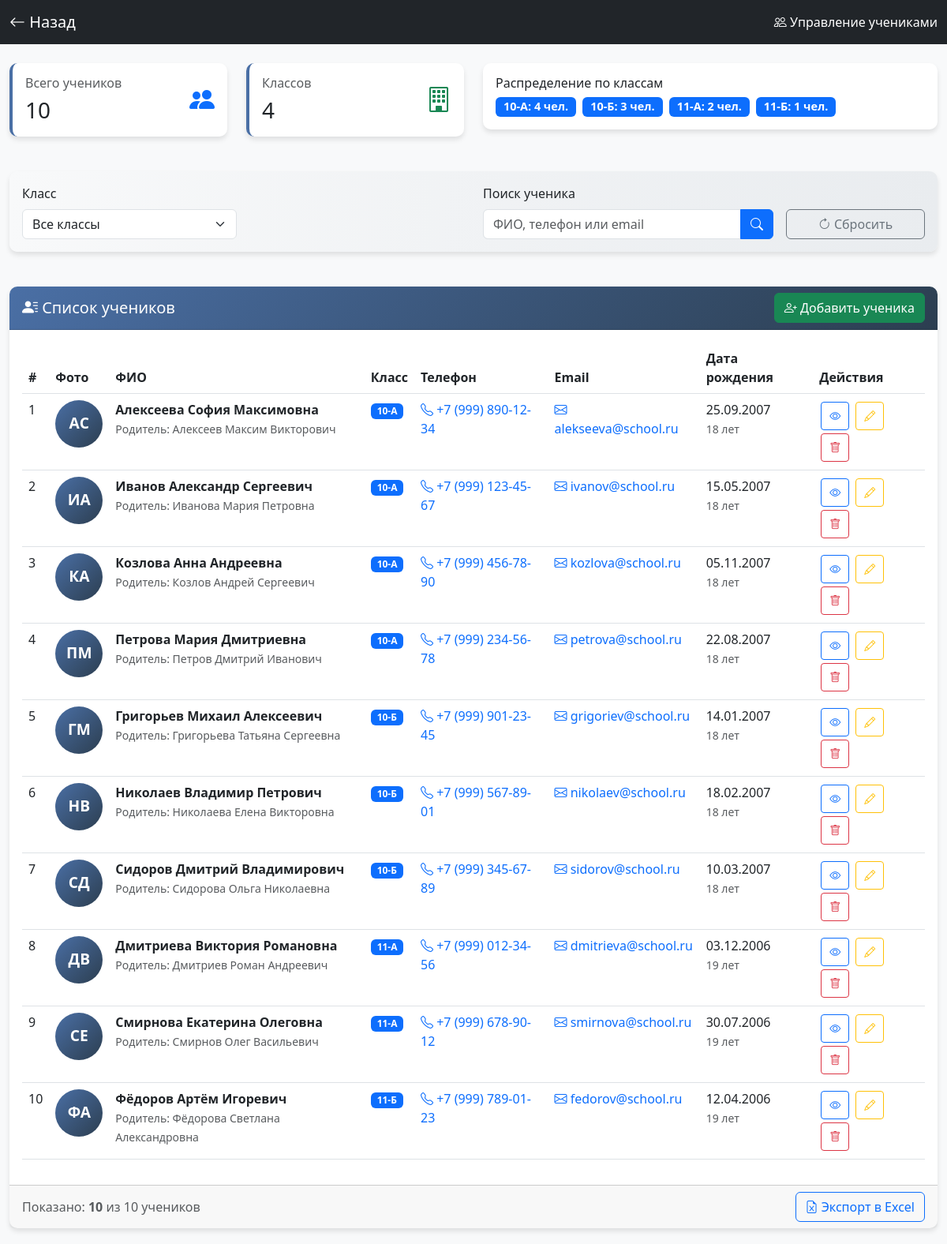
The app's page /students.php (signed in) with its own data.
### tables this page shows
CREATE TABLE `students` (
  `id` int(11) NOT NULL,
  `full_name` varchar(100) NOT NULL,
  `class` varchar(20) NOT NULL,
  `birth_date` date DEFAULT NULL,
  `phone` varchar(20) DEFAULT NULL,
  `email` varchar(100) DEFAULT NULL,
  `parent_name` varchar(100) DEFAULT NULL,
  `parent_phone` varchar(20) DEFAULT NULL,
  `address` text,
  `created_at` timestamp NOT NULL DEFAULT CURRENT_TIMESTAMP,
  `updated_at` datetime DEFAULT NULL
);

### students.php (the view, shortened to what this page needs)
<?php
$pdo = Database::getConnection();
$search = $_GET['search'] ?? '';
$sql = "SELECT * FROM students WHERE 1=1";
$params = [];
$sql .= " ORDER BY class, full_name";
try {
    $stmt = $pdo->prepare($sql);
    $stmt->execute($params);
    $students = $stmt->fetchAll(PDO::FETCH_ASSOC);
} catch (Exception $e) {
    $students = [];
}
$total_students = count($students);
$class_stats = [];
foreach ($students as $student) {
    $class = $student['class'];
    if (!isset($class_stats[$class])) {
        $class_stats[$class] = 0;
    }
    $class_stats[$class]++;
}
?>
<!DOCTYPE html>
<html lang="ru">
<head>
    <link href="https://cdn.jsdelivr.net/npm/bootstrap@5.3.0/dist/css/bootstrap.min.css" rel="stylesheet">
    <link rel="stylesheet" href="https://cdn.jsdelivr.net/npm/bootstrap-icons@1.11.0/font/bootstrap-icons.css">
    <link rel="stylesheet" href="https://cdn.datatables.net/1.13.6/css/dataTables.bootstrap5.min.css">
</head>
<body>
    <nav class="navbar navbar-dark bg-dark">
        <div class="container-fluid">
            <a class="navbar-brand" href="dashboard.php">
                <i class="bi bi-arrow-left"></i> Назад
            </a>
            <span class="navbar-text text-white">
                <i class="bi bi-people"></i> Управление учениками
            </span>
        </div>
    </nav>
    <div class="container-fluid mt-4">
        <div class="row mb-4">
            <div class="col-md-3">
                <div class="card stat-card">
                    <div class="card-body">
                        <div class="d-flex justify-content-between">
                            <div>
                                <h6 class="text-muted">Всего учеников</h6>
                                <h3 class="mb-0"><?php echo $total_students; ?></h3>
                            </div>
                            <div class="align-self-center">
                                <i class="bi bi-people-fill text-primary" style="font-size: 2rem;"></i>
                            </div>
                        </div>
                    </div>
                </div>
            </div>
            <div class="col-md-3">
                <div class="card stat-card">
                    <div class="card-body">
                        <div class="d-flex justify-content-between">
                            <div>
                                <h6 class="text-muted">Классов</h6>
                                <h3 class="mb-0"><?php echo count($class_stats); ?></h3>
                            </div>
                            <div class="align-self-center">
                                <i class="bi bi-building text-success" style="font-size: 2rem;"></i>
                            </div>
                        </div>
                    </div>
                </div>
            </div>
            <div class="col-md-6">
                <div class="card">
                    <div class="card-body">
                        <h6 class="card-title">Распределение по классам</h6>
                        <div class="d-flex flex-wrap gap-2">
                            <?php foreach ($class_stats as $class => $count): ?>
                                <span class="badge bg-primary badge-class">
                                    <?php echo $class; ?>: <?php echo $count; ?> чел.
                                </span>
                            <?php endforeach; ?>
                        </div>
                    </div>
                </div>
            </div>
        </div>
        <div class="row mb-4">
            <div class="col-12">
                <div class="card filter-card">
                    <div class="card-body">
                        <div class="row">
                            <div class="col-md-6">
                                <form method="GET" class="row g-3">
                                    <div class="col-md-6">
                                        <label class="form-label">Класс</label>
                                        <select name="class" class="form-select" onchange="this.form.submit()">
                                            <option value="">Все классы</option>
                                        </select>
                                    </div>
                                </form>
                            </div>
                            <div class="col-md-6">
                                <form method="GET" class="row g-3">
                                    <div class="col-md-8">
                                        <label class="form-label">Поиск ученика</label>
                                        <div class="input-group">
                                            <input type="text" name="search" class="form-control"
                                                   placeholder="ФИО, телефон или email" value="<?php echo htmlspecialchars($search); ?>">
                                            <button class="btn btn-primary" type="submit">
                                                <i class="bi bi-search"></i>
                                            </button>
                                        </div>
                                    </div>
                                    <div class="col-md-4 d-flex align-items-end">
                                        <a href="students.php" class="btn btn-outline-secondary w-100">
                                            <i class="bi bi-arrow-clockwise"></i> Сбросить
                                        </a>
                                    </div>
                                </form>
                            </div>
                        </div>
                    </div>
                </div>
            </div>
        </div>
        <div class="row">
            <div class="col-12">
                <div class="card">
                    <div class="card-header d-flex justify-content-between align-items-center">
                        <h5 class="mb-0">
                            <i class="bi bi-person-lines-fill"></i> Список учеников
                        </h5>
                        <button class="btn btn-success" data-bs-toggle="modal" data-bs-target="#addStudentModal">
                            <i class="bi bi-person-plus"></i> Добавить ученика
                        </button>
                    </div>
                    <div class="card-body">
                        <?php if (empty($students)): ?>
                            <div class="text-center py-5">
                                <i class="bi bi-people" style="font-size: 4rem; color: #dee2e6;"></i>
                                <h5 class="mt-3">Ученики не найдены</h5>
                                <p class="text-muted">Добавьте первого ученика или измените параметры поиска</p>
                            </div>
                        <?php else: ?>
                            <div class="table-responsive">
                                <table class="table table-hover">
                                    <thead>
                                        <tr>
                                            <th>#</th>
                                            <th>Фото</th>
                                            <th>ФИО</th>
                                            <th>Класс</th>
                                            <th>Телефон</th>
                                            <th>Email</th>
                                            <th>Дата рождения</th>
                                            <th>Действия</th>
                                        </tr>
                                    </thead>
                                    <tbody>
                                        <?php foreach ($students as $index => $student):
                                            $initials = '';
                                            $name_parts = explode(' ', $student['full_name']);
                                            if (count($name_parts) >= 2) {
                                                $initials = mb_substr($name_parts[0], 0, 1) . mb_substr($name_parts[1], 0, 1);
                                            } else {
                                                $initials = mb_substr($student['full_name'], 0, 2);
                                            }
                                            $initials = mb_strtoupper($initials);
                                        ?>
                                        <tr>
                                            <td><?php echo $index + 1; ?></td>
                                            <td>
                                                <div class="avatar-placeholder">
                                                    <?php echo $initials; ?>
                                                </div>
                                            </td>
                                            <td>
                                                <strong><?php echo htmlspecialchars($student['full_name']); ?></strong>
                                                <?php if ($student['parent_name']): ?>
                                                    <br>
                                                    <small class="text-muted">
                                                        Родитель: <?php echo htmlspecialchars($student['parent_name']); ?>
                                                    </small>
                                                <?php endif; ?>
                                            </td>
                                            <td>
                                                <span class="badge bg-primary"><?php echo $student['class']; ?></span>
                                            </td>
                                            <td>
                                                <?php if ($student['phone']): ?>
                                                    <a href="tel:<?php echo $student['phone']; ?>" class="text-decoration-none">
                                                        <i class="bi bi-telephone"></i> <?php echo $student['phone']; ?>
                                                    </a>
                                                <?php else: ?>
                                                    <span class="text-muted">—</span>
                                                <?php endif; ?>
                                            </td>
                                            <td>
                                                <?php if ($student['email']): ?>
                                                    <a href="mailto:<?php echo $student['email']; ?>" class="text-decoration-none">
                                                        <i class="bi bi-envelope"></i> <?php echo $student['email']; ?>
                                                    </a>
                                                <?php else: ?>
                                                    <span class="text-muted">—</span>
                                                <?php endif; ?>
                                            </td>
                                            <td>
                                                <?php if ($student['birth_date']): ?>
                                                    <?php echo date('d.m.Y', strtotime($student['birth_date'])); ?>
                                                    <br>
                                                    <small class="text-muted">
                                                        <?php
                                                            $birth_date = new DateTime($student['birth_date']);
                                                            $today = new DateTime();
                                                            $age = $today->diff($birth_date)->y;
                                                            echo $age . ' лет';
                                                        ?>
                                                    </small>
                                                <?php else: ?>
                                                    <span class="text-muted">—</span>
                                                <?php endif; ?>
                                            </td>
                                            <td>
                                                <div class="action-buttons">
                                                    <button class="btn btn-sm btn-outline-primary"
                                                            data-bs-toggle="modal"
                                                            data-bs-target="#viewStudentModal"
                                                            onclick="viewStudent(<?php echo htmlspecialchars(json_encode($student)); ?>)">
                                                        <i class="bi bi-eye"></i>
                                                    </button>
                                                    <button class="btn btn-sm btn-outline-warning"
                                                            data-bs-toggle="modal"
                                                            data-bs-target="#editStudentModal"
                                                            onclick="editStudent(<?php echo htmlspecialchars(json_encode($student)); ?>)">
                                                        <i class="bi bi-pencil"></i>
                                                    </button>
                                                    <a href="students.php?delete=<?php echo $student['id']; ?>"
                                                       class="btn btn-sm btn-outline-danger"
                                                       onclick="return confirm('Удалить ученика <?php echo addslashes($student['full_name']); ?>?')">
                                                        <i class="bi bi-trash"></i>
                                                    </a>
                                                </div>
                                            </td>
                                        </tr>
                                        <?php endforeach; ?>
                                    </tbody>
                                </table>
                            </div>
                        <?php endif; ?>
                    </div>
                    <div class="card-footer">
                        <div class="d-flex justify-content-between align-items-center">
                            <div>
                                <span class="text-muted">
                                    Показано: <strong><?php echo count($students); ?></strong> из <?php echo $total_students; ?> учеников
                                </span>
                            </div>
                            <div>
                                <button class="btn btn-outline-primary" onclick="exportToExcel()">
                                    <i class="bi bi-file-earmark-excel"></i> Экспорт в Excel
                                </button>
                            </div>
                        </div>
                    </div>
                </div>
            </div>
        </div>
    </div>
</body>
</html>

### students.php (style rules this page uses)
body { font-family: 'Segoe UI', Tahoma, Geneva, Verdana, sans-serif; background-color: #f8f9fa; }
.card { border: none; border-radius: 10px; box-shadow: 0 4px 6px rgba(0,0,0,0.1); margin-bottom: 20px; }
.card-header { background: linear-gradient(135deg, #4a6fa5, #2c3e50); color: white; border-radius: 10px 10px 0 0 !important; }
.badge-class { font-size: 0.9em; padding: 5px 10px; }
.action-buttons .btn { width: 36px; height: 36px; padding: 0; display: inline-flex; align-items: center; justify-content: center; margin: 2px; }
.stat-card { border-left: 4px solid #4a6fa5; transition: transform 0.2s; }
.filter-card { background: linear-gradient(to right, #f8f9fa, #e9ecef); }
.avatar-placeholder { width: 60px; height: 60px; border-radius: 50%; background: linear-gradient(135deg, #4a6fa5, #2c3e50); color: white; display: flex; align-items: center; justify-content: center; font-weight: bold; font-size: 1.2em; }

### records on screen
students: class "11-Б", count "1", full_name "ФА", full_name "Фёдоров Артём Игоревич", parent_name "Фёдорова Светлана Александровна", phone "+7 (999) 789-01-23", email "fedorov@school.ru", birth_date "12.04.2006", birth_date "19"
students: full_name "АС", full_name "Алексеева София Максимовна", parent_name "Алексеев Максим Викторович", class "10-А", phone "+7 (999) 890-12-34", email "alekseeva@school.ru", birth_date "25.09.2007", birth_date "18"
students: full_name "ИА", full_name "Иванов Александр Сергеевич", parent_name "Иванова Мария Петровна", class "10-А", phone "+7 (999) 123-45-67", email "ivanov@school.ru", birth_date "15.05.2007", birth_date "18"
students: full_name "КА", full_name "Козлова Анна Андреевна", parent_name "Козлов Андрей Сергеевич", class "10-А", phone "+7 (999) 456-78-90", email "kozlova@school.ru", birth_date "05.11.2007", birth_date "18"
students: full_name "ПМ", full_name "Петрова Мария Дмитриевна", parent_name "Петров Дмитрий Иванович", class "10-А", phone "+7 (999) 234-56-78", email "petrova@school.ru", birth_date "22.08.2007", birth_date "18"
students: full_name "ГМ", full_name "Григорьев Михаил Алексеевич", parent_name "Григорьева Татьяна Сергеевна", class "10-Б", phone "+7 (999) 901-23-45", email "grigoriev@school.ru", birth_date "14.01.2007", birth_date "18"
students: full_name "НВ", full_name "Николаев Владимир Петрович", parent_name "Николаева Елена Викторовна", class "10-Б", phone "+7 (999) 567-89-01", email "nikolaev@school.ru", birth_date "18.02.2007", birth_date "18"
students: full_name "СД", full_name "Сидоров Дмитрий Владимирович", parent_name "Сидорова Ольга Николаевна", class "10-Б", phone "+7 (999) 345-67-89", email "sidorov@school.ru", birth_date "10.03.2007", birth_date "18"
students: full_name "ДВ", full_name "Дмитриева Виктория Романовна", parent_name "Дмитриев Роман Андреевич", class "11-А", phone "+7 (999) 012-34-56", email "dmitrieva@school.ru", birth_date "03.12.2006", birth_date "19"
students: full_name "СЕ", full_name "Смирнова Екатерина Олеговна", parent_name "Смирнов Олег Васильевич", class "11-А", phone "+7 (999) 678-90-12", email "smirnova@school.ru", birth_date "30.07.2006", birth_date "19"

### other values on screen
$total_students "10"
count($class_stats) "4"
$class "10-А"
$count "4"
$class "10-Б"
$count "3"
$class "11-А"
$count "2"
count($students) "10"
